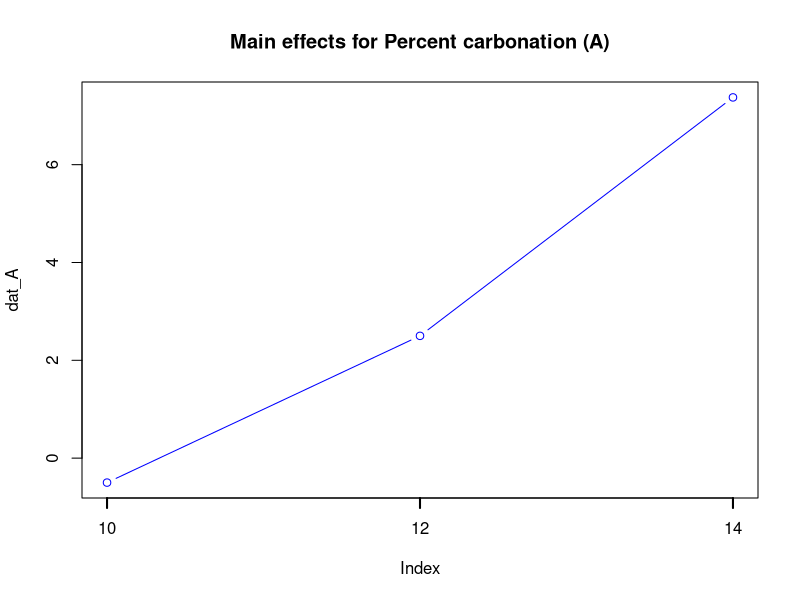
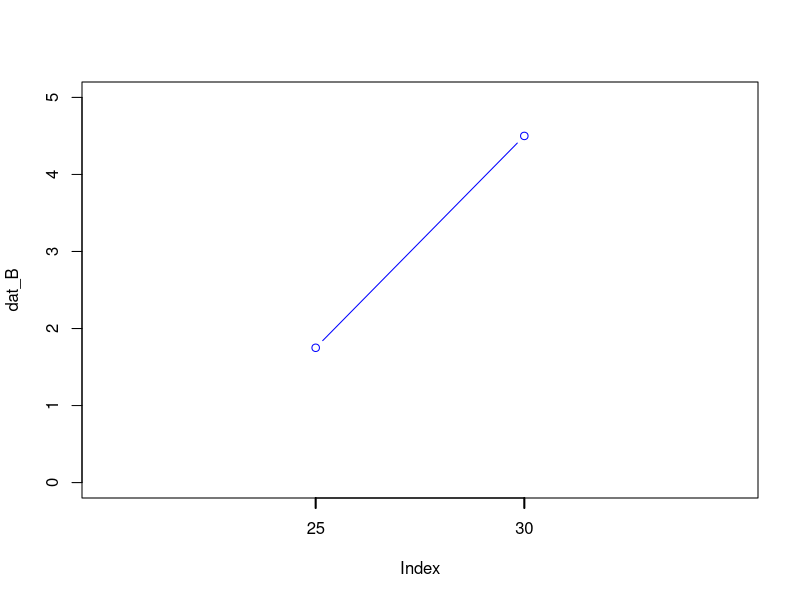
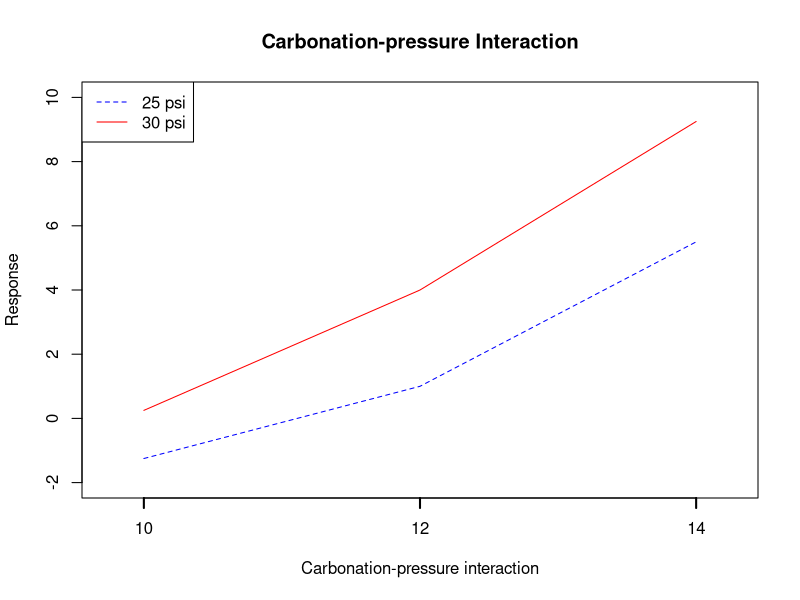
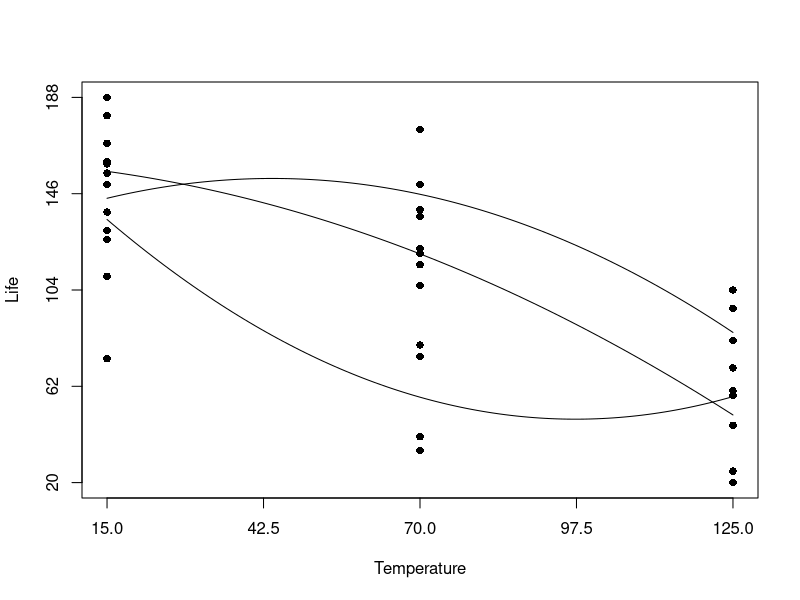

The R source for these figures, in order: (Note: this script raises an error after producing the figures.)
rm(list=ls())
getwd()

#####################################################################
#####################################################################
# Chapter 5 
#
#####################################################################
#####################################################################


# Example 5.3 
#세개의 팩터와 반복실험 n번 

# a level : 3 / b level : 2 / c level : 2 / n : 2

carb = factor(c(10,12,14)) # factor A
psi = factor(c(25,30)) # factor B
speed = factor(c(200,250)) # factor C
times = factor(c(1,2)) # n

dat_5_3 = expand.grid(times=times,speed=speed,    #times부터 적는게 좋다!
                      psi=psi,carb=carb)

dim(dat_5_3)


dat_5_3$value<-c(-3,-1,-1,0,-1,0,1,1,
                 0,1,2,1,2,3,6,5,
                 5,4,7,6,7,9,10,11) 

# ANOVA 모델 
fit_5_3<- aov(value~carb*psi*speed,data=dat_5_3)
summary(fit_5_3)
anova(fit_5_3)

# Main effects for factor A,B,C
dat_A = tapply(dat_5_3$value,dat_5_3$carb,mean)
dat_B = tapply(dat_5_3$value,dat_5_3$psi,mean)
dat_C = tapply(dat_5_3$value,dat_5_3$speed,mean)

par(mfrow=c(1,1))


#factor A Main effect plot 
plot(dat_A,type='b',col='blue',xaxt='n',
     main = 'Main effects for Percent carbonation (A)')

axis(1,at=c(1,2,3),labels=c(10,12,14),lwd.ticks = 2)



plot(dat_B,type='b',col='blue',xaxt='n',
     xlim=c(0,3),ylim=c(0,5))
axis(1,at=c(1,2),labels=c(25,30),lwd.ticks = 2)

# AB interaction plot.
interaction.plot(dat_5_3$carb,dat_5_3$psi,
                 response=dat_5_3$value,
                 ylim=c(-2,10),xaxt='n',
                 xlab = 'Carbonation-pressure interaction',
                 ylab = 'Response',
                 main = 'Carbonation-pressure Interaction',
                 legend=F,col=c('blue','red'))
axis(1,at=c(1,2,3),labels=c('10','12','14'),lwd.ticks = 2)
legend('topleft',c('25 psi','30 psi'),
       lty=2:1,col=c('blue','red'))

# Factorial Eperiments (part2)##################################################
# Factor A : Mtype, Factor B : temperature, times = 4(n)
temp = factor(c(15,70,125)) 
Mtype = factor(1:3) 
times = factor(1:4) 


dat_5_4 = expand.grid(times=times,temp=temp,Mtype=Mtype)
dim(dat_5_4) 

dat_5_4$value<-c(130,155,74,180, 34,40,80,75, 20,70,82,58,
                 150,188,159,126, 136,122,106,115, 25,70,58,45,
                 138,110,168,160,174,120,150,139,96,104,82,60)

# 두 팩터에 대한 ANOVA

fit_origin = aov(value~Mtype * temp, data=dat_5_4)
summary(fit_origin)

str(dat_5_4)

# 여기서 temp를 실수 타입으로 변환

dat_5_4$temp<-as.numeric(as.character(dat_5_4$temp))
str(dat_5_4)

# ANOVA                                         # temp^2을 포함하는 ANOVA

fit_5_4<-aov(value~temp*Mtype+Mtype*I(temp^2),data=dat_5_4)
summary(fit_5_4)

# aov(value~temp*Mtype)
# temp(A)*Mtype(B) -> A,B,AB
# Mtype*I(temp^2) -> I(temp^2)=A^2, A^2B


# (regression)               #회귀 모형 적합  (전체 자료에대해)

fit1 = lm(value ~ temp+I(temp^2),data=dat_5_4,
          subset=Mtype==1)
summary(fit1)
predict(fit1)



# (regression)             #회귀모형 적합  (각 재료에 대해 3번)

fit_mtype = list()

for(i in 1:3){
  fit_mtype[[i]] = lm(value~temp+I(temp^2),
                      data=dat_5_4,subset=Mtype==i)
  print(summary(fit_mtype[[i]]))}

# plot.
par(mfrow=c(1,1))

plot(dat_5_4$temp,dat_5_4$value,
     
     pch=16,
     ylim=c(min(dat_5_4$value),max(dat_5_4$value)),
     xaxt='n',yaxt='n',ylab='Life',
     xlab='Temperature')
axis(1,seq(15,125,by=27.5))
axis(2,seq(20,188,by=42))

for(i in 1:3){
  lines(c(15:125),predict(fit_mtype[[i]],
                            data.frame(temp=c(15:125))))
}

text(locator(1),"Material type 1")        #실행하고 나서 꼭 클릭해주기
text(locator(1),"Material type 2")
text(locator(1),"Material type 3")

